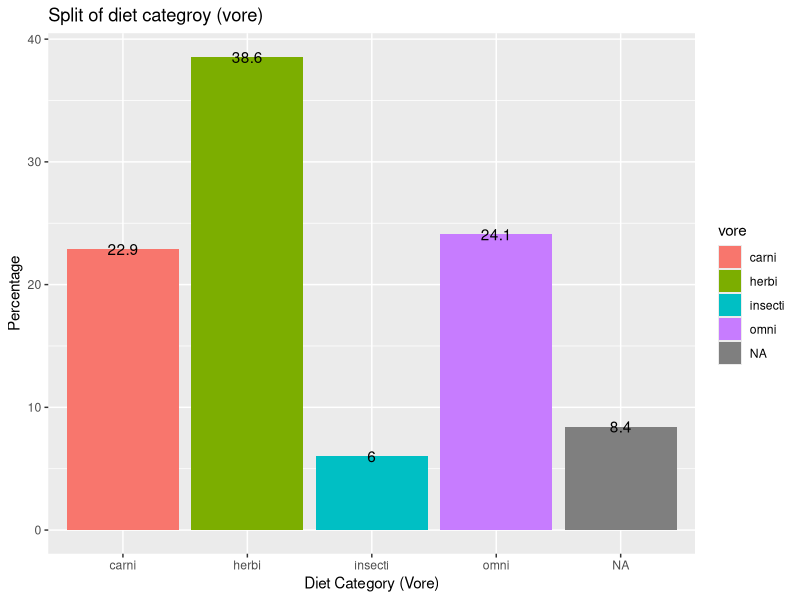
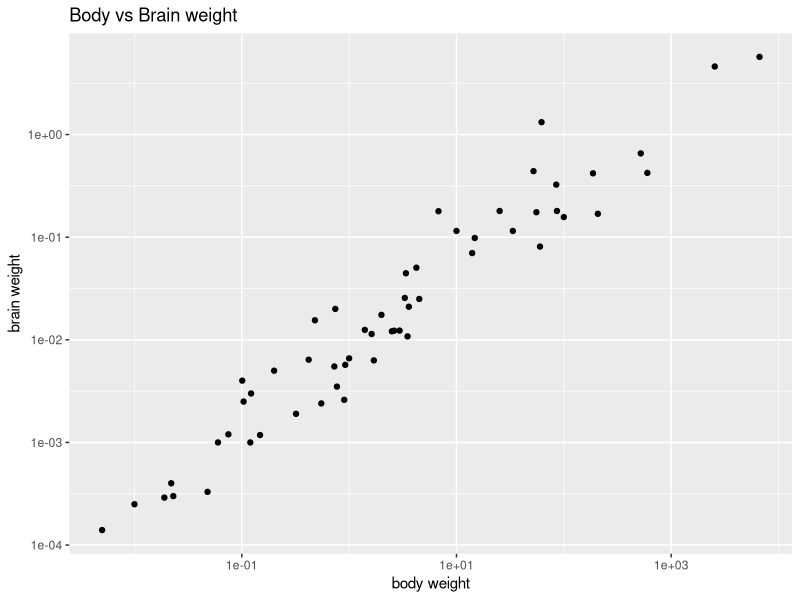

These figures' R source, in order:
## Going to leave more comments as analysis and instructions on
## what I am doing as indicated by Professor's feedback from last HW

## Question 1
## Part 2
## This is just me loading data, libraries in and getting info

library(ggplot2)
library(dplyr)
data(msleep)
help(msleep)
# Help shows the description of the dataset and the different variables including
# the description of each


## Dimensions, properties, observations and NAs of data

dim(msleep)
#There are 83 rows and 11 columns. 83 data entries or points and 11 variables
glimpse(msleep)
# This is literally a glimpse of the data. Bascially a brief overview of it
head(msleep)
# Shows the first 6 rows. For Python which I code in it gives 5 usually.
# The first 6 you see are 6 different animals and you can see the difference in data
# like sleep_total, order, conservation, genus and sleep_rem. Can also see NA's
tail(msleep)
# This is just like head but it shows the last 6. That is why its called tail!!!
summary(msleep)
# This literally summarizes the data same as Python. It gives statistics, range of
# the variable in the dataset. Stats such as Min, 1st Quartile, Median, Mean, 3rd Quartile and Maximum. There are NA's present as well
msleep %>%
  summarize_all(list(~ sum(is.na(.))))
# Name, Genus, order, sleep_total, awake have no NA
# Vore has 7, conservation has 29, sleep_rem has 22 and sleep_cycle has 51

#Question 2

# Proportions(dplyr)

vore_proportions <- msleep %>%
  group_by(vore) %>%
  summarize(percentage = (n() / nrow(msleep)) * 100, .groups = 'drop')

# Plotting (ggplot)

ggplot(vore_proportions,aes(x=vore,y=percentage,fill=vore))+geom_col()+geom_text(aes(label=round(percentage,1)))+
  labs(x="Diet Category (Vore)", y="Percentage",title="Split of diet categroy (vore)")

# Comments on the graph
# From looking at the %'s. I see herbivores are a majority at 38.6, omni second at 24.1, carnivores third at 22.9, NA fourth at 8.4 and insect at 6
# I think this makes sense (I am not a wildlife expert btw) for a good ecosystem.
# If herbivores are lower than carnivores and omnivores that means the carnivores and omnivores may starve to death
# NA missing data needs to be gathered for better analysis

# Question 3

#Just filter for omni as mentioned in hw Q
omnivores_sleep_mean <- msleep %>%
  filter(vore == 'omni') %>%
  summarize(mean_sleep_total = mean(sleep_total, na.rm = TRUE))

omnivores_sleep_mean

# Commment: That means on average omnivores in the data sleep around 10.9 hrs per day
# I guess analysis could be done to compare to strict meat eaters carnivores and plant eaters herbivores to see diet and sleep relation

# Question 4

ggplot(msleep, aes(x=bodywt,y=brainwt)) + geom_point() + scale_x_log10() + scale_y_log10() + labs(x='body weight', y='brain weight',title='Body vs Brain weight')

# Comments: The plot shows a postiive correlation between the two variables. As body weight increases, brain weight goes up
# I guess the bigger the body weight of the animal the bigger the brain

# Question 5

# Remove missing then Pearson
pearson <- cor(msleep$bodywt,msleep$brainwt,use='complete.obs')
pearson

# Comments: The Pearson coefficient supports the graph from Question 4 as the coefficient is 0.93
# Value closer to 1 in a range of 0 to 1 indicates that there is a strong link between body and brain weight in the data
# So as body weight goes up so does brain weight

# Question 6

# Mean and std
mean_sleep_total <- mean(msleep$sleep_total, na.rm = TRUE)
std_sleep_total <- sd(msleep$sleep_total, na.rm = TRUE)

# Limit for outliers
limit <- 1.5*std_sleep_total

#Filter for outliers
sleep_outliers <- msleep %>%
  filter(abs(sleep_total - mean_sleep_total) > limit) %>%
  select(name, sleep_total)

print(sleep_outliers)

# Comments: The data shows that the giraffe, elephants, whales, donkey, deer,seel and horse are on the smaller side while
# bats, armadillos and opussums are on the higher end. There could be a biological reason to this
# as giraffe, elephants, whales, donkey, deer,seel and horse are heavy while armadillos and bats are smaller(I am not a wildlife expertq)

